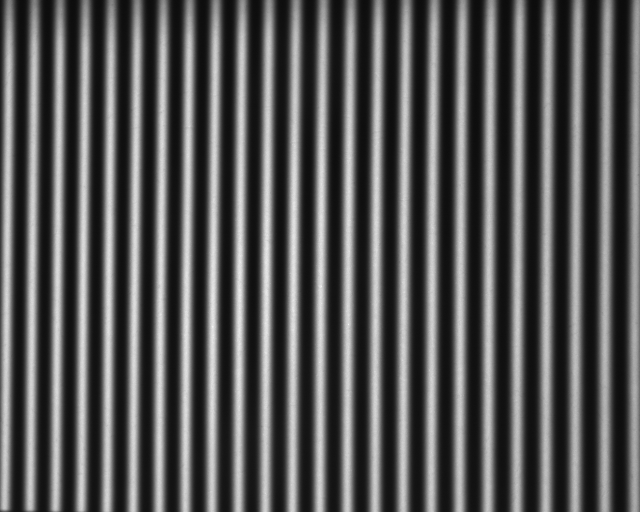
%> input picture temp/pic/平面 18步相移+3步相移图像/32/1713/1.bmp, 1280 x 1024 px (shown at 1/2 size)
$ octave test2022_04_14_01.m   (GNU Octave 9; MATLAB toolbox functions it lacks are replaced by stand-ins)
%> lines starting %> are read from the running program, lines starting %| are printed output that depends on the picture
%小改，直方图均衡化改拉线，及时清除没必要保留的变量
%滤波后p1_1范围改变，算了，不滤也行
%histogram这样用右边界有点远
%上版2022040701
clear;clc;close all;
tic
% img0(:,:,1)=double(rgb2gray(imread('D:\CLASS\毕业论文\mail\非线性大\1.bmp')));
% img0(:,:,2)=double(rgb2gray(imread('D:\CLASS\毕业论文\mail\非线性大\2.bmp')));
% img0(:,:,3)=double(rgb2gray(imread('D:\CLASS\毕业论文\mail\非线性大\3.bmp')));
img0(:,:,1)=double(imread('D:\CLASS\毕业论文\mail\平面 18步相移+3步相移图像\32\1713\1.bmp'));
%> img0: size 1024x1280 double; min 11, max 255, mean 87.6; mean of the top-left, top-right, bottom-left and bottom-right quarters 87.5, 82.4, 94.3, 86.4
img0(:,:,2)=double(imread('D:\CLASS\毕业论文\mail\平面 18步相移+3步相移图像\32\1713\2.bmp'));
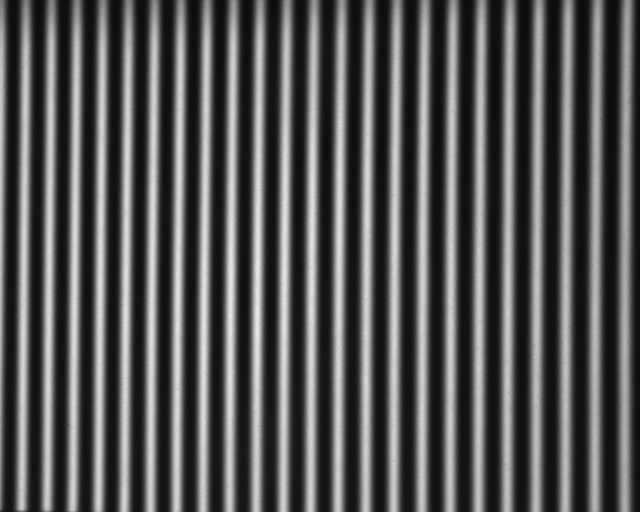
%> input picture temp/pic/平面 18步相移+3步相移图像/32/1713/2.bmp, 1280 x 1024 px (shown at 1/2 size)
img0(:,:,3)=double(imread('D:\CLASS\毕业论文\mail\平面 18步相移+3步相移图像\32\1713\3.bmp'));
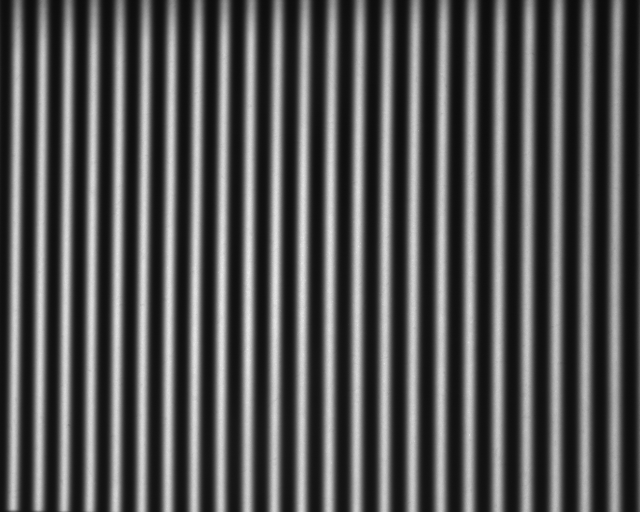
%> input picture temp/pic/平面 18步相移+3步相移图像/32/1713/3.bmp, 1280 x 1024 px (shown at 1/2 size)
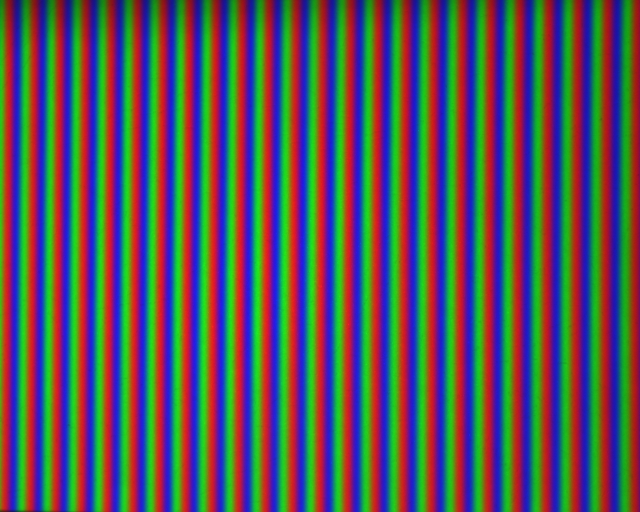
%> img0: size 1024x1280x3 double (shown at 1/2 size); mean R, G, B 87.6, 86.4, 85.7
n0=size(img0);
%> n0 = [1024 1280 3]
bs=2^10;%均衡化精度

% img1=img0(round(0.05*n0(1)):round(0.95*n0(1)),round(0.05*n0(2)):round(0.95*n0(2)),:);%裁掉边框，取规律部分
img1=img0;
n=size(img1);
%> n = [1024 1280 3]

p1=a2ph(img1);
%> after the loop in a2ph, `for k=0:n(3)-1`:
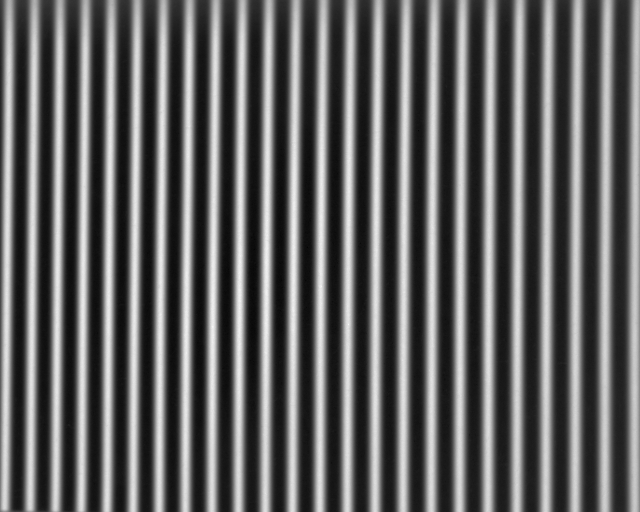
%> b: size 1024x1280 double (shown at 1/2 size); min -137, max 219, mean 1.6; drawn with min black and max white
%> in a2ph, `I=-atan2(a,b);`:
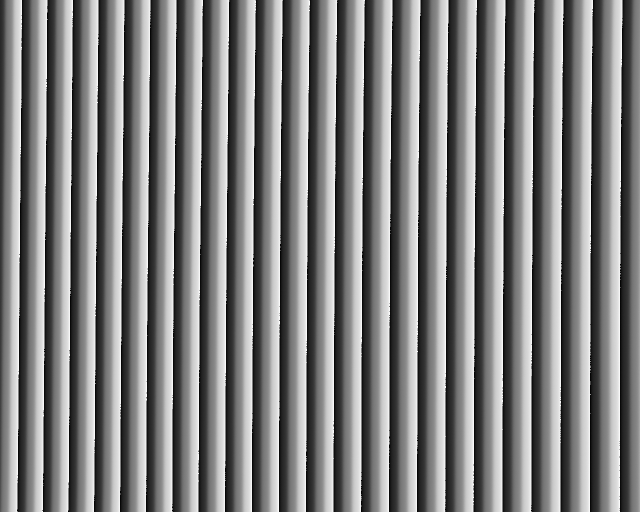
%> I: size 1024x1280 double (shown at 1/2 size); min -3.14, max 3.13, mean -0.012; drawn with min black and max white

% ll=4;
% p1=p1(:,1:1027);p1=p1';
% p1_1=p1(:);p1_1=p1_1(1:ll*1280);
p1_1=p1';
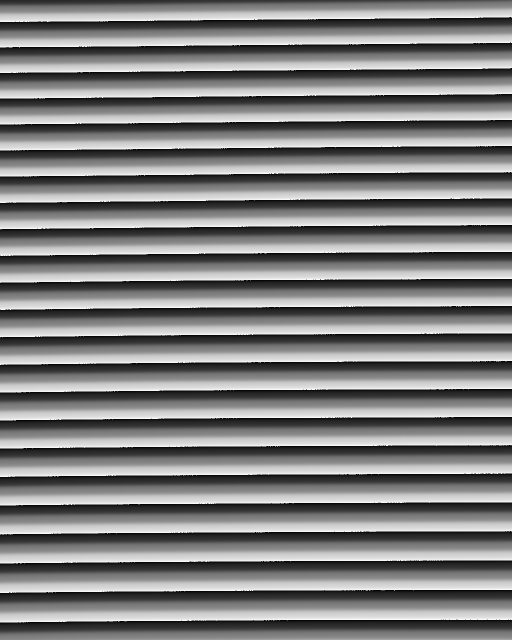
%> p1_1: size 1280x1024 double (shown at 1/2 size); min -3.14, max 3.13, mean -0.012; mean of the top-left, top-right, bottom-left and bottom-right quarters -0.0313, -0.0178, -0.00119, 0.00244; drawn with min black and max white
p1_1=p1_1(1:5120);
%> p1_1 = 5120 values, max 3.13 at index 4570, min -3.14 at index 459, mean -0.0172

p1_1=p1_1(:);
clear p1,clear n;

% p1_1=sortrows(p1_1);
p1_1_c=pheq(p1_1,bs,min(p1_1(:)),max(p1_1(:)));
%> in pheq, `img0=double(img0);`: img0 has the same summary as p1_1 outside pheq
%> in pheq, `img0=(img0-min(img0(:)))./(max(img0(:))-min(img0(:)));`: img0 = 5120 values, max 1 at index 4570, min 0 at index 459, mean 0.498
%> in pheq, `img0=round(img0*(n-1));`: img0 = 5120 values, max 1023 at index 675, min 0 at index 459, mean 509.6
%> in pheq, `num=sum(~isnan(img0(:)));`: num = 5120
%> after the loop in pheq, `for k=0:n-1`: img1 = 5120 values, max 1 at index 675, min 0.000781 at index 459, mean 0.501
%> in pheq, `img1=(img1-min(img1(:)))./(max(img1(:))-min(img1(:)));`: img1 = 5120 values, max 1 at index 675, min 0 at index 459, mean 0.5
%> in pheq, `img1=img1*(r1-r0)+r0;`: img1 = 5120 values, max 3.13 at index 675, min -3.14 at index 459, mean -0.00311
%> p1_1_c has the same summary as img1 in pheq
% [12 lines of commented-out code are left out]
p1_1_c=p1_1_c-p1_1;
%> p1_1_c = 5120 values, max 0.301 at index 2685, min -0.265 at index 1073, mean 0.014
% p1_1=sortrows(p1_1);p1_1_c=sortrows(p1_1_c);
%p1_1_c(end)=-pi;

p0=a2ph(img0);
% [9 lines of commented-out code are left out]
u=1;
%相位对比转换
t0=(p1_1+pi)/(2*pi)*(bs-1);
%> t0 = 5120 values, max 1021.2 at index 4570, min 7.23e-14 at index 459, mean 508.7
t1=0:(bs-1);
[~,x]=min(abs(t1-t0));
%> x = 1024 values, max 5117 at index 520, min 2 at index 170, mean 2349.1
tr=p1_1_c(x);
%> tr = 1024 values, max 0.298 at index 562, min -0.264 at index 111, mean 0.0123
clear x;clear t0;clear t1;
%表建立完成
p2=tr(round((p0+pi)/(2*pi)*(bs-1)+1));
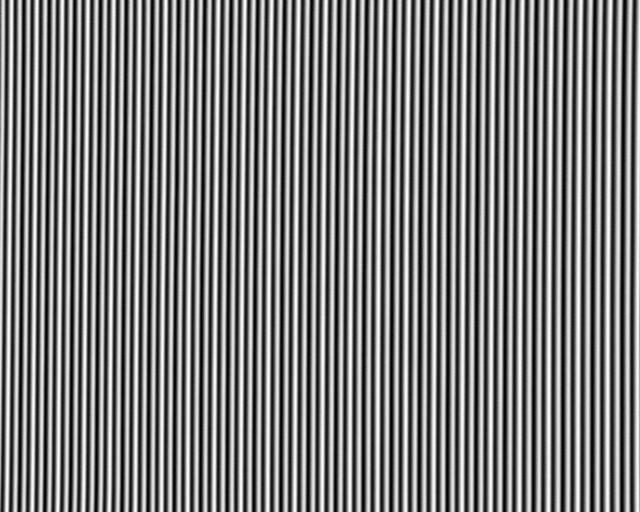
%> p2: size 1024x1280 double (shown at 1/2 size); min -0.264, max 0.298, mean 0.0137; drawn with min black and max white
p2=(p2+p0).*u;
%> the run ends on the next line

p0=p0.*u;
% [11 lines of commented-out code are left out]
toc

temprms		%只是个用来算均方根误差的
% [2 lines not run here, left out]
function I=a2ph(img)
%转相位
n=size(img);
a=zeros(n(1),n(2));
b=a;
for k=0:n(3)-1
    a=a+img(:,:,k+1)*sin(2*pi*k/n(3));
    b=b+img(:,:,k+1)*cos(2*pi*k/n(3));
end
I=-atan2(a,b);
end
function img1=pheq(img0,n,r0,r1)
%其实只是均衡化,感觉不如用matalb自带的
%但至少输入输出的范围没那么麻烦
%对NaN也适用改造
img0=double(img0);
img1=zeros(size(img0));
img0=(img0-min(img0(:)))./(max(img0(:))-min(img0(:)));
img0=round(img0*(n-1));
num=sum(~isnan(img0(:)));
for k=0:n-1
    img1=img1+(img0==k)*sum(img0(:)<=k)/num;
end
img1(isnan(img0))=NaN;
img1=(img1-min(img1(:)))./(max(img1(:))-min(img1(:)));
img1=img1*(r1-r0)+r0;
end
